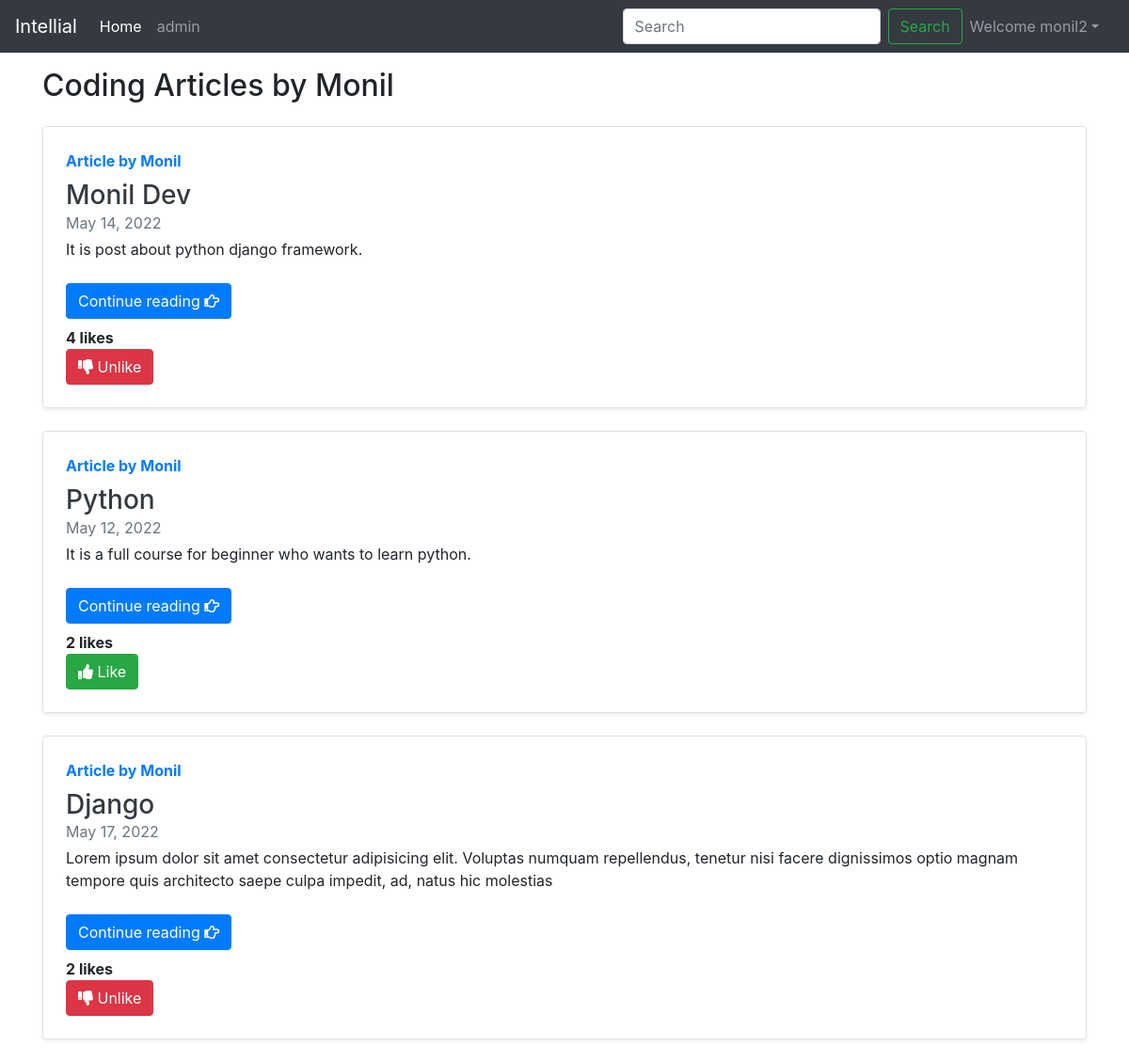
The page / (signed in) on the database its author committed.
### post_comments/models.py (models this page shows, shortened)
class Post(models.Model):
    post_id = models.AutoField(primary_key=True)
    title = models.CharField(max_length=30,default="")
    author = models.CharField(max_length=30,default="")
    content = models.TextField(max_length=200,default="")
    liked = models.ManyToManyField(User,default=None, blank=True)
    pub_date = models.DateField()

### post_comments/views.py (the view)
# urls.py: path('',views.index,name='home'),
def index(request):
    myposts = Post.objects.all()
    user = request.user
    context = {"myposts": myposts, "user": user}
    return render(request, "index.html", context)

### post_comments/templates/index.html (shortened to what this page needs)
{%extends 'base.html'%}
{%block body%}
{%load humanize%}
<div class="container my-3">
    <h2>Coding Articles by Monil</h2>
    {% for item in myposts %}
    <div
        class="row no-gutters border rounded overflow-hidden flex-md-row mb-4 shadow-sm h-md-250 my-4 position-relative">
        <div class="col p-4 d-flex flex-column position-static">
            <strong class="d-inline-block mb-2 text-primary">Article by {{item.author}}</strong>
            <h3 class="mb-0"><a class="text-dark" href="/post/{{item.post_id}}">{{item.title}} </a> </h3>
            <div class="mb-1 text-muted">{{item.pub_date}}</div>
            <p class="card-text mb-auto">
            <div class="preview"> {{item.content|safe| truncatechars:500}}</div>
            </p>
            <div class="my-2">
                <a href="/post/{{item.post_id}}" role="button" class="btn btn-primary">Continue reading <i class="	far fa-hand-point-right"></i></a>
            </div>
            <strong>{{item.liked.all.count}} likes</strong>
            {% if user.is_authenticated %}
            <form action="/like/" method="post">
                {%if user not in item.liked.all%}
                    <button class="btn btn-success" type="submit"><i class="fas fa-thumbs-up"></i> Like</button>
                {%else%}
                <button class="btn btn-danger" type="submit"><i class="fas fa-thumbs-down"></i> Unlike</button>
                {%endif%}
            </form>
            {%else%}
            Please Login to like/Unlike post
            {%endif%}
        </div>
    </div>
    {% endfor %}
</div>
{%endblock%}

### post_comments/templates/base.html (shortened to what this page needs)
<!doctype html>
<html lang="en">
<head>
  <link rel="stylesheet" href="https://cdn.jsdelivr.net/npm/bootstrap@4.6.1/dist/css/bootstrap.min.css">
  <link rel="stylesheet" href="https://use.fontawesome.com/releases/v5.7.0/css/all.css">
</head>
<body>
  <nav class="navbar navbar-expand-lg navbar-dark bg-dark">
    <a class="navbar-brand" href="#">Intellial</a>
    <div class="collapse navbar-collapse" id="navbarSupportedContent">
      <ul class="navbar-nav mr-auto">
        <li class="nav-item active">
          <a class="nav-link" href="/">Home <span class="sr-only">(current)</span></a>
        </li>
        <li class="nav-item">
          <a class="nav-link" href="/admin">admin</a>
        </li>
      </ul>
      <form class="form-inline my-2 my-lg-0">
        <input class="form-control mr-sm-2" type="search" placeholder="Search" aria-label="Search">
        <button class="btn btn-outline-success my-2 my-sm-0" type="submit">Search</button>
      </form>
      {% if user.is_authenticated %}
      <ul class="navbar-nav mr-2">
        <li class="nav-item dropdown">
          <a class="nav-link dropdown-toggle" href='#' id="navbarDropdown" role="button" data-toggle="dropdown"> Welcome
            {{request.user}}</a>
        </li>
      </ul>
    </div>
    {%endif%}
  </nav>
  {%block body%}
  {%endblock%}
</body>
</html>

### rows shown on the page
Post: author "Monil", title "Monil Dev", pub_date "May 14, 2022", content "It is post about python django framework.", liked.all.count "4", shows "Unlike"
Post: author "Monil", title "Python", pub_date "May 12, 2022", content "It is a full course for beginner who wants to learn python.", liked.all.count "2", shows "Like"
Post: author "Monil", title "Django", pub_date "May 17, 2022", content "Lorem ipsum dolor sit amet consectetur adipisicing elit. Voluptas numquam repellendus, tenetur nisi facere dignissimos optio magnam tempore quis architecto saepe culpa impedit, ad, natus hic molestias", liked.all.count "2", shows "Unlike"

### other values the page prints
{{ request.user }} "monil2"
